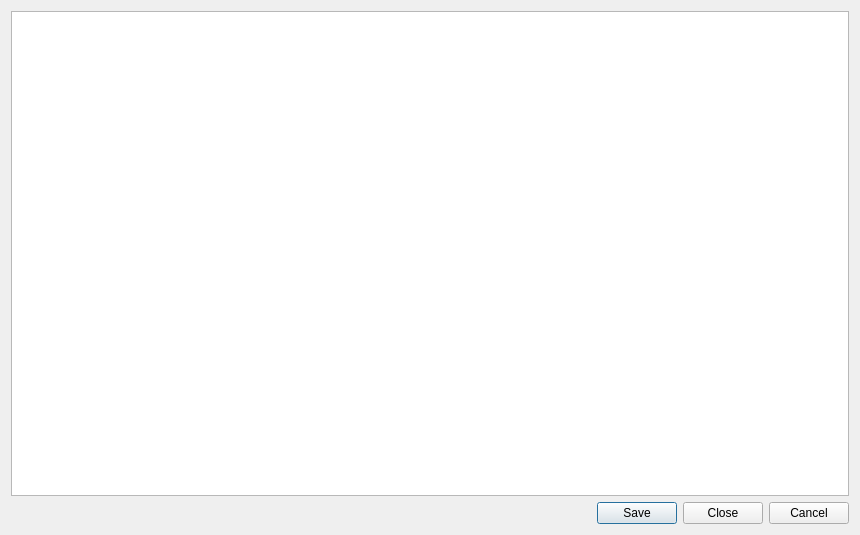
<?xml version="1.0" encoding="UTF-8"?>
<ui version="4.0">
 <class>ZMEditor</class>
 <widget class="QDialog" name="ZMEditor">
  <property name="geometry">
   <rect>
    <x>0</x>
    <y>0</y>
    <width>860</width>
    <height>535</height>
   </rect>
  </property>
  <property name="windowTitle">
   <string>Dialog</string>
  </property>
  <layout class="QVBoxLayout" name="verticalLayout">
   <item>
    <widget class="MyCodeEditor" name="textEdit"/>
   </item>
   <item>
    <layout class="QHBoxLayout" name="horizontalLayout">
     <item>
      <spacer name="horizontalSpacer">
       <property name="orientation">
        <enum>Qt::Horizontal</enum>
       </property>
       <property name="sizeHint" stdset="0">
        <size>
         <width>40</width>
         <height>20</height>
        </size>
       </property>
      </spacer>
     </item>
     <item>
      <widget class="QPushButton" name="save">
       <property name="text">
        <string>Save</string>
       </property>
      </widget>
     </item>
     <item>
      <widget class="QPushButton" name="close">
       <property name="text">
        <string>Close</string>
       </property>
      </widget>
     </item>
     <item>
      <widget class="QPushButton" name="cancel">
       <property name="text">
        <string>Cancel</string>
       </property>
      </widget>
     </item>
    </layout>
   </item>
  </layout>
 </widget>
 <customwidgets>
  <customwidget>
   <class>MyCodeEditor</class>
   <extends>QPlainTextEdit</extends>
   <header location="global">mycodeeditor.h</header>
  </customwidget>
 </customwidgets>
 <resources/>
 <connections/>
</ui>
